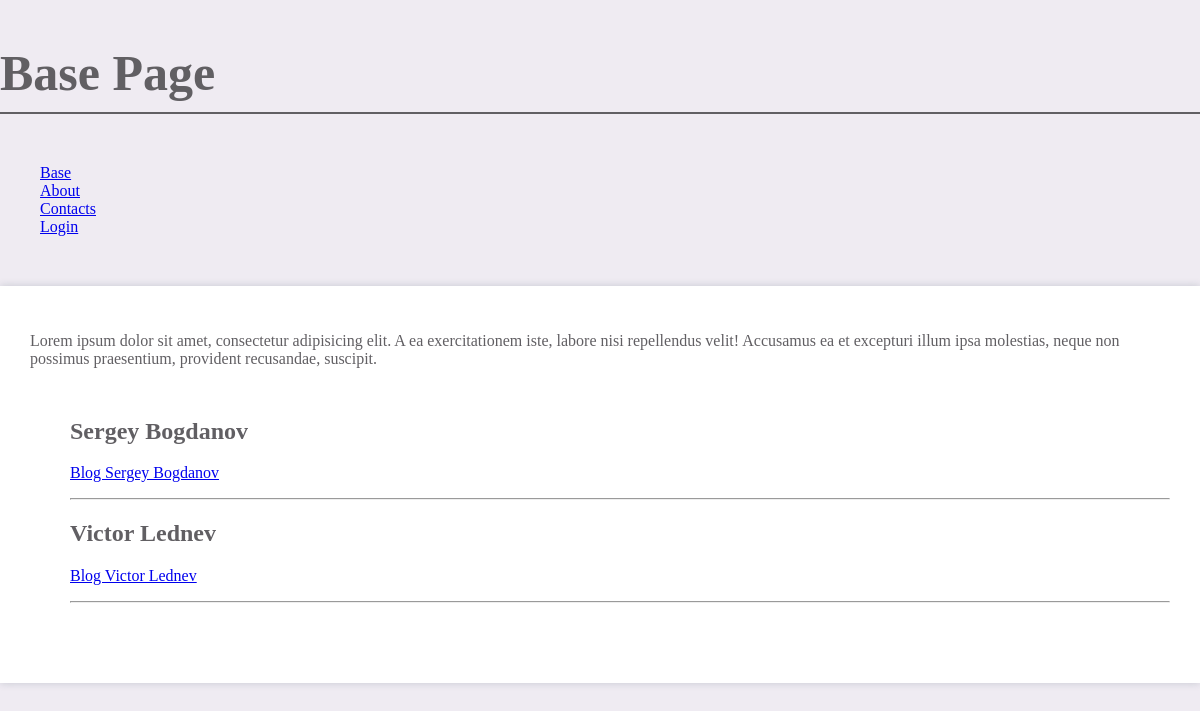
The app's page /, older data.
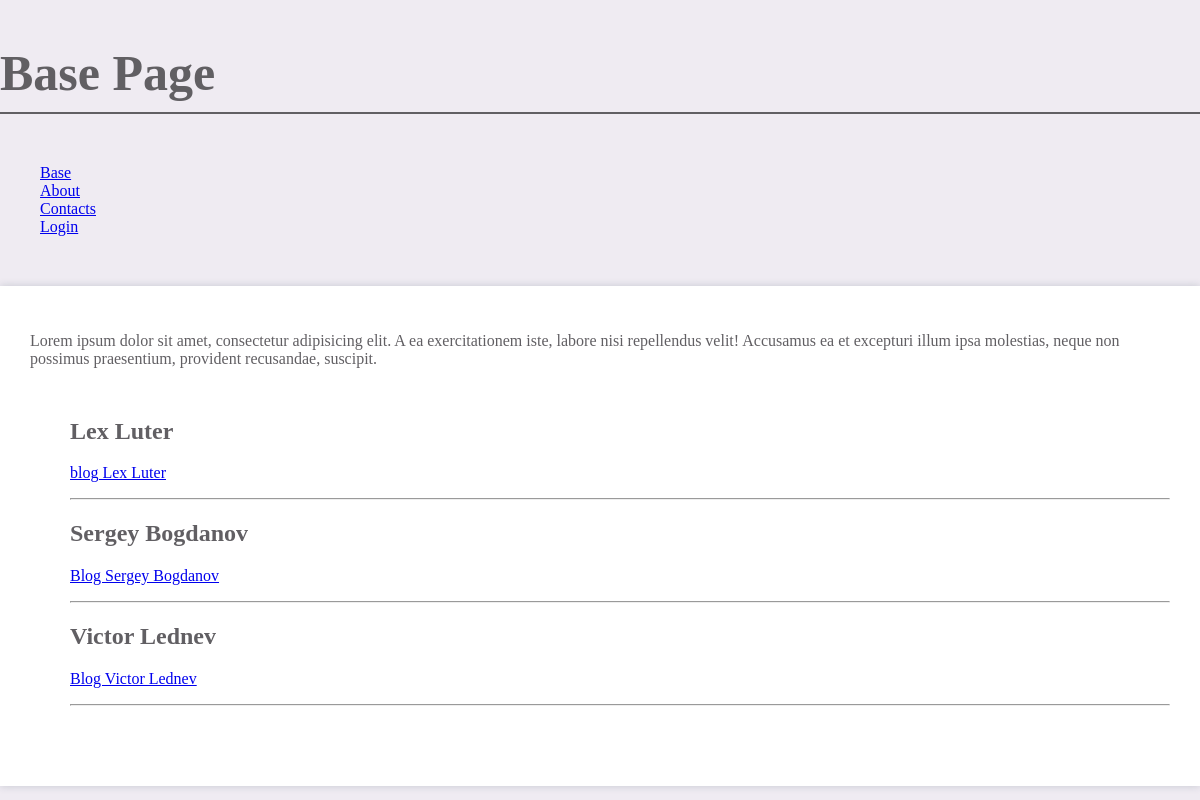
The same page, newer data.
### base/models.py (models this page shows, shortened)
class Human(models.Model):
    title = models.CharField(max_length=255, verbose_name='Название')
    content = models.TextField(blank=True, verbose_name='Контент')
    photo = models.ImageField(upload_to="photos/%Y/%m/%d/", blank=True, verbose_name='Фото')
    time_create = models.DateTimeField(auto_now_add=True, verbose_name='Дата создания')
    time_update = models.DateTimeField(auto_now=True, verbose_name='Дата изменения')
    is_public = models.BooleanField(default=True, verbose_name='Опубликован')
    cat = models.ForeignKey('Category', on_delete=models.PROTECT, null=True, verbose_name='Категория')
    def get_absolute_url(self):
        return reverse('post', kwargs={'post_id': self.pk})
    class Meta:
        verbose_name = 'Сотрудники'
        verbose_name_plural = 'Сотрудники'
        ordering = ['-time_create', 'title']

### base/views.py (the view)
# urls.py: path('', index, name='home'),
def index(request):
    post_date = Human.objects.all()
    context = {
        'posts': post_date,
        'title': 'Base Page',
        'menu': menu
    }
    return render(request, 'base/index.html', context=context)

### base/templates/base/index.html (shortened to what this page needs)
{% extends 'base/base.html' %}
{% block content %}
<p>
    Lorem ipsum dolor sit amet, consectetur adipisicing elit. A ea exercitationem iste, labore nisi repellendus
    velit! Accusamus ea et excepturi illum ipsa molestias, neque non possimus praesentium, provident recusandae,
    suscipit.
</p>
<ul>
    {% for post in posts %}
    <li>
        <h2>{{post.title}}</h2>
        <p><a href="{{ post.get_absolute_url }}">{{post.content}}</a></p>
        <hr>
    </li>
    {% endfor %}
</ul>
{% endblock %}

Row changes from the older to the newer data that the page shows:
added Human: title "Lex Luter", content "blog Lex Luter"
